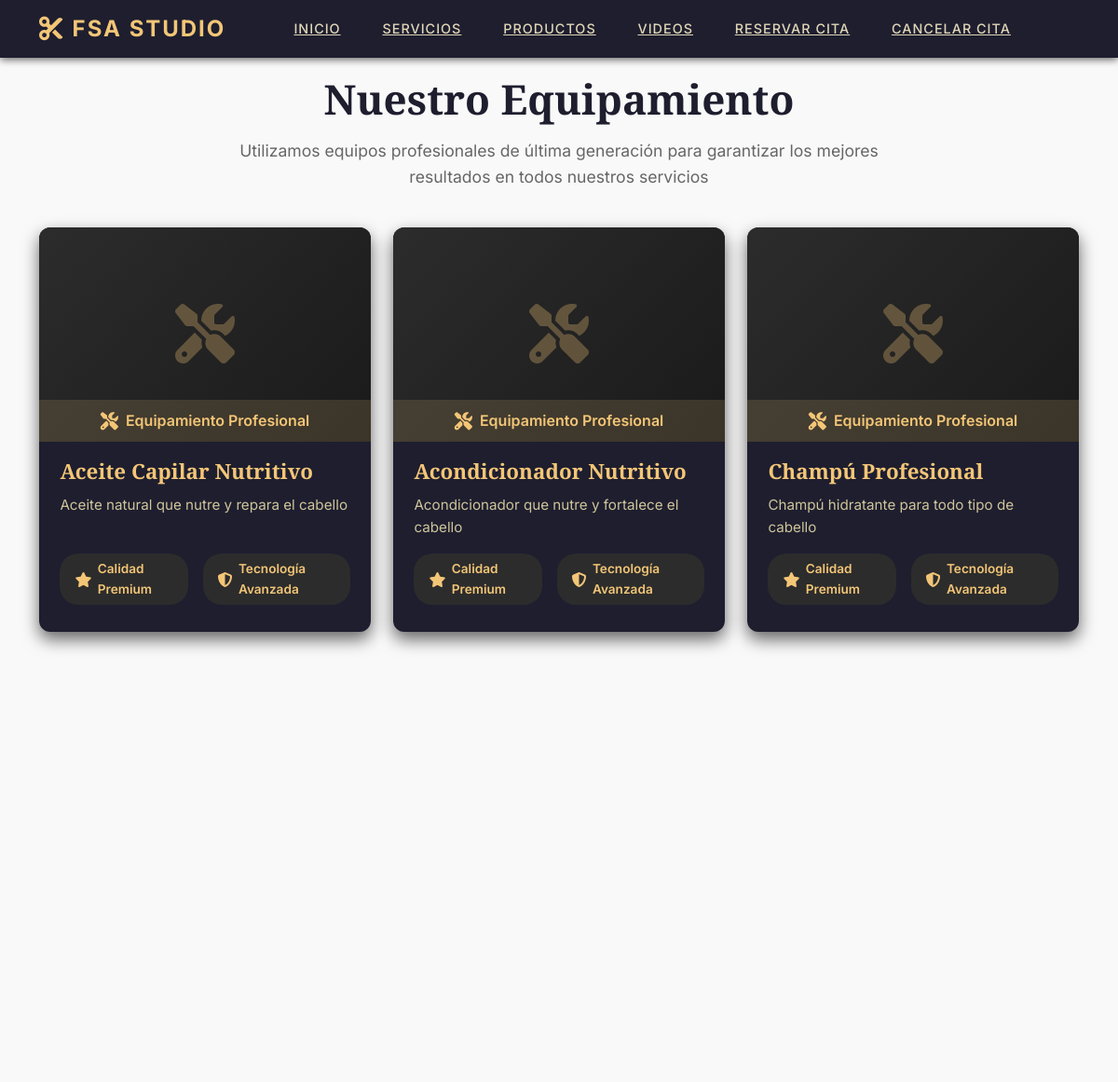
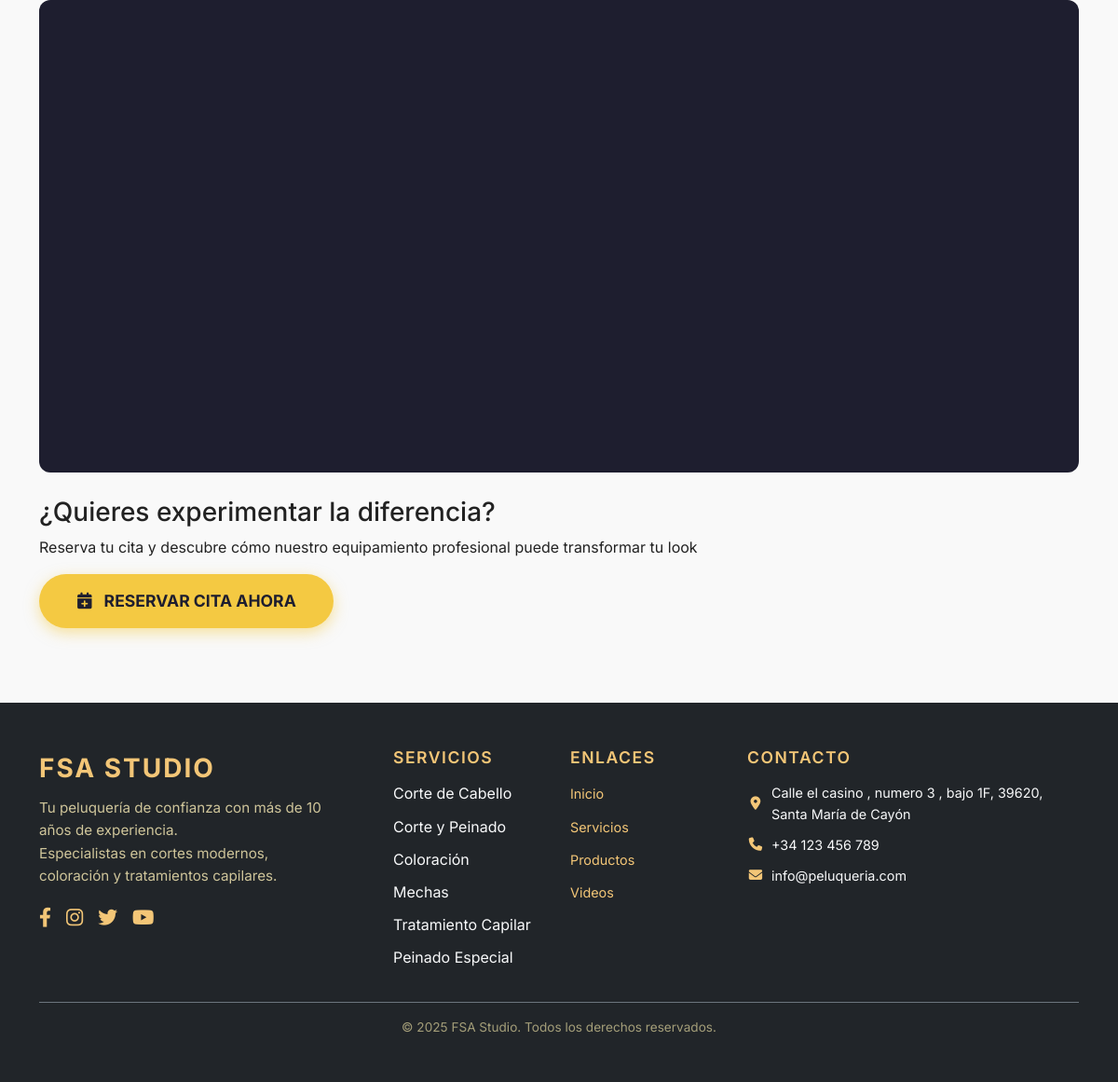
The page /productos.php on the database its author committed (2 pictures, top to bottom).
### tables this page shows
CREATE TABLE productos (
    id INT AUTO_INCREMENT PRIMARY KEY,
    nombre VARCHAR(100) NOT NULL,
    descripcion TEXT NOT NULL,
    precio DECIMAL(10,2) NOT NULL,
    imagen VARCHAR(255) NULL,
    activo BOOLEAN DEFAULT TRUE,
    fecha_creacion TIMESTAMP DEFAULT CURRENT_TIMESTAMP,
    fecha_actualizacion TIMESTAMP DEFAULT CURRENT_TIMESTAMP ON UPDATE CURRENT_TIMESTAMP,
    INDEX idx_activo (activo)
);

CREATE TABLE servicios (
    id INT AUTO_INCREMENT PRIMARY KEY,
    nombre VARCHAR(100) NOT NULL,
    descripcion TEXT,
    duracion INT DEFAULT 30 COMMENT 'Duración en minutos',
    precio DECIMAL(10,2),
    activo BOOLEAN DEFAULT TRUE,
    icono TEXT,
    orden INT DEFAULT 0,
    fecha_creacion TIMESTAMP DEFAULT CURRENT_TIMESTAMP,
    fecha_actualizacion TIMESTAMP DEFAULT CURRENT_TIMESTAMP ON UPDATE CURRENT_TIMESTAMP,
    INDEX idx_activo (activo),
    INDEX idx_orden (orden)
);

### includes/db.php (called while the page is built, shortened)
<?php
class Database {
    private $host;
    private $dbname;
    private $username;
    private $password;
    private $pdo;
    public function __construct() {
        $this->host = DB_HOST;
        $this->dbname = DB_NAME;
        $this->username = DB_USER;
        $this->password = DB_PASS;
    }
    private function connect() {
        try {
            $dsn = "mysql:host={$this->host};dbname={$this->dbname};charset=utf8mb4";
            $options = [
                PDO::ATTR_ERRMODE => PDO::ERRMODE_EXCEPTION,
                PDO::ATTR_DEFAULT_FETCH_MODE => PDO::FETCH_ASSOC,
                PDO::ATTR_EMULATE_PREPARES => false,
            ];
            $this->pdo = new PDO($dsn, $this->username, $this->password, $options);
        } catch (PDOException $e) {
            die("Connection failed: " . $e->getMessage());
        }
    }
    public function query($sql, $params = []) {
        try {
            $stmt = $this->pdo->prepare($sql);
            $stmt->execute($params);
            return $stmt;
        } catch (PDOException $e) {
            error_log("Database query error: " . $e->getMessage());
            throw $e;
        }
    }
    public function fetchAll($sql, $params = []) {
        $stmt = $this->query($sql, $params);
        return $stmt->fetchAll();
    }
}
$db = new Database();
?>

### includes/functions.php (called while the page is built, shortened)
<?php
function getServiciosActivos($limite = 6) {
    global $db;
    return $db->fetchAll("SELECT nombre FROM servicios WHERE activo = 1 ORDER BY orden ASC LIMIT ?", [$limite]);
}
function getAllProducts() {
    global $db;
    return $db->fetchAll("SELECT * FROM productos WHERE activo = 1 ORDER BY nombre ASC");
}
?>

### productos.php (the view, shortened to what this page needs)
<?php
require_once 'includes/functions.php';
require_once 'includes/db.php';
$productos = getAllProducts();
?>
<!DOCTYPE html>
<html lang="es">
<head>
    <link href="https://cdn.jsdelivr.net/npm/bootstrap@5.3.0/dist/css/bootstrap.min.css" rel="stylesheet">
    <link rel="stylesheet" href="https://cdnjs.cloudflare.com/ajax/libs/font-awesome/6.4.0/css/all.min.css">
    <link rel="stylesheet" href="css/styles.css">
</head>
<body>
    <?php include_once "includes/navbar.php";?>
    <div class="products-wrapper">
        <div class="container">
            <div class="page-header fade-in-up">
                <div class="page-header-content">
                    <h1 class="page-title">Nuestro Equipamiento</h1>
                    <p class="page-subtitle">
                        Utilizamos equipos profesionales de última generación para garantizar
                        los mejores resultados en todos nuestros servicios
                    </p>
                </div>
            </div>
            <?php if (!empty($productos)): ?>
            <div class="row g-4">
                <?php foreach ($productos as $producto): ?>
                <div class="col-lg-4 col-md-6">
                    <div class="product-card-detailed scroll-reveal">
                        <div class="product-image-container">
                            <?php
                            if (!empty($producto['imagen'])) {
                                $thumb = getThumbnail($producto['imagen']);
                                if ($thumb) {
                                    echo '<img src="' . htmlspecialchars($thumb) . '"
                                        alt="' . htmlspecialchars($producto['nombre']) . '"
                                        class="product-image-detailed"
                                        loading="lazy">';
                                } else {
                                    echo '<div class="bg-light d-flex align-items-center justify-content-center" style="height:200px;">
                                            <i class="fas fa-tools fa-3x text-muted"></i>
                                        </div>';
                                }
                            } else {
                                echo '<div class="product-placeholder">
                                    <i class="fas fa-tools"></i>
                                </div>';
                            }
                            ?>
                            <div class="product-overlay">
                                <div class="product-overlay-content">
                                    <i class="fas fa-tools"></i>
                                    <span>Equipamiento Profesional</span>
                                </div>
                            </div>
                        </div>
                        <div class="product-content-detailed">
                            <h3 class="product-title-detailed"><?php echo htmlspecialchars($producto['nombre']); ?></h3>
                            <p class="product-description-detailed"><?php echo htmlspecialchars($producto['descripcion']); ?></p>
                            <div class="product-features">
                                <div class="feature-badge">
                                    <i class="fas fa-star"></i>
                                    <span>Calidad Premium</span>
                                </div>
                                <div class="feature-badge">
                                    <i class="fas fa-shield-alt"></i>
                                    <span>Tecnología Avanzada</span>
                                </div>
                            </div>
                        </div>
                    </div>
                </div>
                <?php endforeach; ?>
            </div>
            <?php endif; ?>
            <br>
            <div class="info-section">
                <div class="row align-items-center">
                    <div class="col-lg-6">
                    </div>
                    <div class="col-lg-6">
                    </div>
                </div>
            </div>
            <br>
            <div class="cta-section-inline">
                <div class="cta-content-inline">
                    <h3 class="cta-title-inline">¿Quieres experimentar la diferencia?</h3>
                    <p class="cta-description-inline">
                        Reserva tu cita y descubre cómo nuestro equipamiento profesional
                        puede transformar tu look
                    </p>
                    <a href="citas.php" class="btn-cta-white">
                        <i class="fas fa-calendar-plus"></i>
                        Reservar Cita Ahora
                    </a>
                </div>
            </div>
        </div>
    </div>
    <?php include_once "includes/footer.php";?>
</body>
</html>

### includes/footer.php (shortened to what this page needs)
<?php
require_once 'includes/functions.php';
$servicios_footer = getServiciosActivos();
?>
<footer class="footer-modern bg-dark text-light py-5">
    <div class="container">
        <div class="row g-4">
            <div class="col-lg-4 col-md-6">
                <div class="footer-brand fs-3 fw-bold mb-2"><?php echo SITE_NAME; ?></div>
                <p class="footer-description mb-3">
                    Tu peluquería de confianza con más de 10 años de experiencia.<br>
                    Especialistas en cortes modernos, coloración y tratamientos capilares.
                </p>
                <div class="social-links d-flex gap-3">
                    <a href="#" class="social-link"><i class="fab fa-facebook-f"></i></a>
                    <a href="https://www.instagram.com/fsa.barber_/" class="social-link"><i class="fab fa-instagram"></i></a>
                    <a href="#" class="social-link"><i class="fab fa-twitter"></i></a>
                    <a href="#" class="social-link"><i class="fab fa-youtube"></i></a>
                </div>
            </div>
            <div class="col-lg-2 col-md-6">
                <h5 class="footer-title">Servicios</h5>
                <ul class="footer-list">
                    <?php foreach ($servicios_footer as $servicio): ?>
                        <li><?php echo htmlspecialchars($servicio['nombre']); ?></li>
                    <?php endforeach; ?>
                </ul>
            </div>
            <div class="col-lg-2 col-md-6">
                <h5 class="footer-title">Enlaces</h5>
                <ul class="footer-list">
                    <li><a href="index.php">Inicio</a></li>
                    <li><a href="index.php#servicios">Servicios</a></li>
                    <li><a href="productos.php">Productos</a></li>
                    <li><a href="videos.php">Videos</a></li>
                </ul>
            </div>
            <div class="col-lg-4 col-md-6">
                <h5 class="footer-title">Contacto</h5>
                <ul class="footer-contact">
                    <li><i class="fas fa-map-marker-alt me-2"></i>Calle el casino , numero 3 , bajo 1F, 39620, Santa María de Cayón</li>
                    <li><i class="fas fa-phone me-2"></i>+34 123 456 789</li>
                    <li><i class="fas fa-envelope me-2"></i>info@peluqueria.com</li>
                </ul>
            </div>
        </div>
        <div class="footer-bottom text-center mt-4 pt-3 border-top border-secondary">
            <p class="mb-0">&copy; 2025 <?php echo SITE_NAME; ?>. Todos los derechos reservados.</p>
        </div>
    </div>
</footer>

### css/styles.css (style rules this page uses)
.footer-modern { background-color: #1e1e2f; color: #e0d6b6; font-family: 'Inter', sans-serif; font-weight: 400; line-height: 1.6; user-select: none; }
.footer-modern a { color: #f3c677; text-decoration: none; transition: color 0.3s ease; }
.footer-modern .footer-brand { color: #f3c677; font-weight: 700; text-transform: uppercase; letter-spacing: 2px; user-select: text; }
.footer-modern .footer-description { font-size: 0.95rem; margin-bottom: 1rem; max-width: 320px; color: #cfc59a; }
.footer-modern .social-links { margin-top: 0.5rem; }
.footer-modern .social-link { font-size: 1.3rem; color: #f3c677; transition: color 0.3s ease; }
.footer-modern .footer-title { color: #f3c677; font-weight: 600; text-transform: uppercase; letter-spacing: 1.5px; margin-bottom: 1rem; font-size: 1.1rem; user-select: text; }
.footer-modern .footer-list { list-style: none; padding: 0; margin: 0; }
.footer-modern .footer-list li { margin-bottom: 0.6rem; }
.footer-modern .footer-list li a { font-size: 0.9rem; }
.footer-modern .footer-contact { list-style: none; padding: 0; margin: 0; font-size: 0.9rem; }
.footer-modern .footer-contact li { margin-bottom: 0.6rem; display: flex; align-items: center; }
.footer-modern .footer-contact li i { color: #f3c677; margin-right: 0.5rem; min-width: 18px; text-align: center; }
.footer-modern .footer-bottom { color: #a49e79; font-size: 0.85rem; user-select: none; }
body { font-family: 'Inter', sans-serif; background: #fff; color: #222; line-height: 1.6; margin: 0; padding: 0; }
.btn-cta-white { background: #f4c942; color: #1e1e2f; padding: 15px 40px; border-radius: 30px; font-weight: 700; font-size: 1.1rem; text-transform: uppercase; display: inline-flex; align-items: center; gap: 12px; box-shadow: 0 5px 15px rgba(244, 201, 66, 0.5); transition: background-color 0.3s ease, color 0.3s ease; }
.btn-outline-modern, .btn-modern, .btn-cta-white { cursor: pointer; text-decoration: none; }
.scroll-reveal { opacity: 0; transform: translateY(20px); transition: all 0.6s ease-out; }
.scroll-reveal.revealed { opacity: 1; transform: translateY(0); }
.products-wrapper { padding: 80px 0; background-color: #f9f9f9; min-height: 100vh; }
.product-card-detailed { background-color: #1e1e2f; border-radius: 12px; box-shadow: 0 8px 18px rgba(0,0,0,0.6); overflow: hidden; display: flex; flex-direction: column; height: 100%; transition: transform 0.3s ease; cursor: default; }
.product-image-container { position: relative; overflow: hidden; height: 230px; background: linear-gradient(135deg, #2c2c2c, #1a1a1a); display: flex; align-items: center; justify-content: center; }
.product-placeholder { font-size: 4rem; color: #f3c677; opacity: 0.3; }
.product-overlay { position: absolute; bottom: 0; width: 100%; background: rgba(243, 198, 119, 0.15); text-align: center; padding: 0.6rem 0; user-select: none; }
.product-overlay-content { color: #f3c677; font-weight: 600; font-size: 1rem; display: flex; align-items: center; justify-content: center; gap: 0.5rem; }
.product-overlay-content i { font-size: 1.2rem; }
.product-content-detailed { padding: 1.2rem 1.4rem 1.8rem; flex-grow: 1; display: flex; flex-direction: column; }
.product-title-detailed { font-family: 'Playfair Display', serif; font-size: 1.4rem; font-weight: 700; color: #f3c677; margin-bottom: 0.6rem; user-select: text; }
.product-description-detailed { flex-grow: 1; font-size: 0.95rem; color: #cfc59a; margin-bottom: 1rem; user-select: text; }
.product-features { display: flex; gap: 1rem; }
.feature-badge { background-color: #2c2c2c; border-radius: 20px; padding: 0.35rem 1rem; color: #f3c677; font-size: 0.85rem; font-weight: 600; display: flex; align-items: center; gap: 0.4rem; user-select: none; }
.feature-badge i { font-size: 1rem; }
.info-section { background-color: #1e1e2f; border-radius: 12px; padding: 3rem 2rem; color: #e0d6b6; user-select: none; }
.page-header { text-align: center; margin-bottom: 40px; }
.page-header-content { max-width: 720px; margin: 0 auto; }
.page-title { font-family: 'Playfair Display', serif; font-size: 2.75rem; font-weight: 700; color: #1e1e2f; margin-bottom: 15px; }
.page-subtitle { font-size: 1.1rem; color: #666; }
.fade-in-up { opacity: 0; transform: translateY(20px); animation: fadeInUp 0.6s ease forwards; }

### rows shown on the page
productos: nombre "Aceite Capilar Nutritivo", descripcion "Aceite natural que nutre y repara el cabello"
productos: nombre "Acondicionador Nutritivo", descripcion "Acondicionador que nutre y fortalece el cabello"
productos: nombre "Champú Profesional", descripcion "Champú hidratante para todo tipo de cabello"
servicios: nombre "Corte de Cabello"
servicios: nombre "Corte y Peinado"
servicios: nombre "Coloración"
servicios: nombre "Mechas"
servicios: nombre "Tratamiento Capilar"
servicios: nombre "Peinado Especial"

### other values the page prints
SITE_NAME "FSA STUDIO"
SITE_NAME "FSA Studio"
